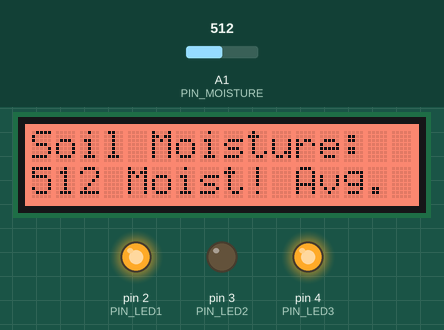
This sketch was run on a simulated Arduino Uno, built with avr-gcc and run on an emulated ATmega328P. On the bench: 16×2 character LCD, output pins drawn as LEDs (lit = HIGH). The test bench sets the inputs (shaded band); at power-on: A1 (PIN_MOISTURE) = 512.

Above: at 2.2 s.
2.3 s: A1 (PIN_MOISTURE) set to 390
At 11.5 s:
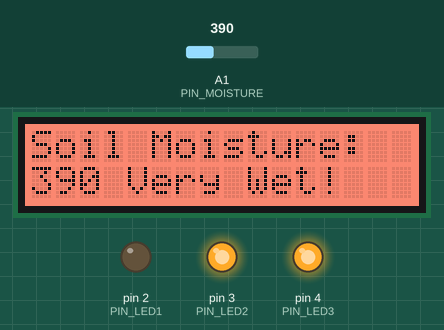
12.6 s: A1 (PIN_MOISTURE) set to 810
At 21.4 s:
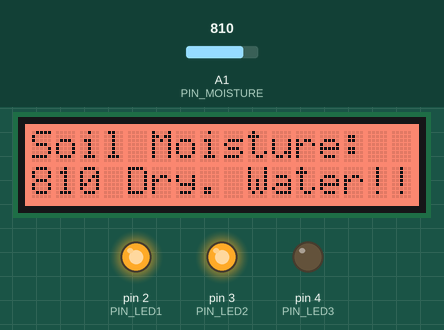
22.6 s: A1 (PIN_MOISTURE) set to 788
At 32.6 s:
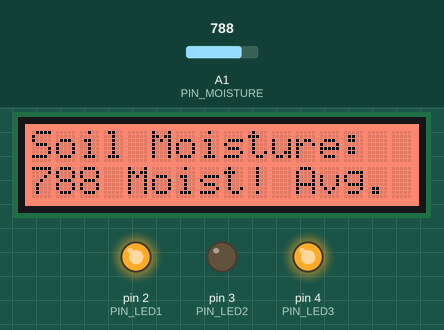
Timing chart, 0 to 34.1 s (numbered marks = the images above; inputs shaded):
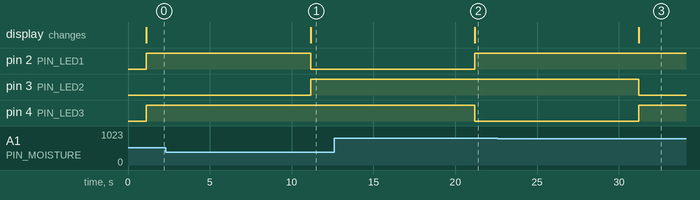

The sketch:

Moisture_LEDs.ino
```cpp
// Necessary Library
#include <Wire.h>
#include <Waveshare_LCD1602_RGB.h>

#include <stdio.h>
#include <stdlib.h>
#include <string.h>

// Sensors Definition - Arduino Pin
const int PIN_MOISTURE = A1;

// Define LEDs
const int PIN_LED1 = 2;
const int PIN_LED2 = 3;
const int PIN_LED3 = 4;

// Define Sensors Value
// int moistureValue = 0;
char moist_str;

// Define the LCD Screen
Waveshare_LCD1602_RGB lcd(16,2);  //16 characters and 2 lines
int r,g,b = 0;
char buffer [5]; // Value between 0-1023

void setup(){
    // SetUp the LCD screen
    lcd.init();
    lcd.setCursor(0,0);
    lcd.send_string("Hello World!");
    lcd.setCursor(0,1);
    lcd.send_string("Let's Measure Nature");
    lcd.setRGB(255,100,70); //Define the color of the screen

    // SetUp the LED
    pinMode(PIN_LED1,OUTPUT);
    pinMode(PIN_LED2,OUTPUT);
    pinMode(PIN_LED3,OUTPUT);

    // Serial Start
    Serial.begin (9600);
    delay(1000);
}

void loop(){

    //Read Sensors Values
    int moistureValue = analogRead(PIN_MOISTURE);

    // Print Value LCD Display
    lcd.clear();
    lcd.send_string("Soil Moisture:");
    lcd.setCursor(0,1);

    //Convert int value into string - itoa()
    scanf ("&d",&moistureValue);
    itoa(moistureValue, buffer, 10);
    // Send the value to the LCD Screen.
    lcd.send_string(buffer);

    // Change LEDs Colors regarding to Moisture Value
    if (moistureValue < 400){
      // Add a note and sent it to the LCD Screen
      char moist_str[]=" Very Wet!";
      lcd.send_string(moist_str);
      // Set the LEDs color
      digitalWrite(PIN_LED1,LOW);
      digitalWrite(PIN_LED2,HIGH);
      digitalWrite(PIN_LED3,HIGH);
      }
        else if ((moistureValue > 400) && (moistureValue < 800)){
        // Add a note and sent it to the LCD Screen
        char moist_str[]=" Moist! Avg.";
        lcd.send_string(moist_str);
        // Set the LEDs color
        digitalWrite(PIN_LED1,HIGH);
        digitalWrite(PIN_LED2,LOW);
        digitalWrite(PIN_LED3,HIGH);
        }
          else {
          // Add a note and sent it to the LCD Screen
          char moist_str[]=" Dry. Water!!";
          lcd.send_string(moist_str);
          // Set the LEDs color
          digitalWrite(PIN_LED1,HIGH);
          digitalWrite(PIN_LED2,HIGH);
          digitalWrite(PIN_LED3,LOW);
          }
    //Measure the value every 10sec.
    delay(10000);
}
```

Measured:
- the behaviour switches between 800 and 799 on A1 (PIN_MOISTURE) (found by bisection; images 2 and 3)
- after the input at 2.3 s, pin 2 (PIN_LED1): HIGH → LOW after 8.9 s; pin 3 (PIN_LED2): LOW → HIGH after 8.9 s; the display: changes after 8.9 s (image 1)
- after the input at 12.6 s, pin 2 (PIN_LED1): LOW → HIGH after 8.6 s; pin 4 (PIN_LED3): HIGH → LOW after 8.6 s; the display: changes after 8.6 s (image 2)
- after the input at 22.6 s, pin 3 (PIN_LED2): HIGH → LOW after 8.6 s; pin 4 (PIN_LED3): LOW → HIGH after 8.6 s; the display: changes after 8.6 s (image 3)
